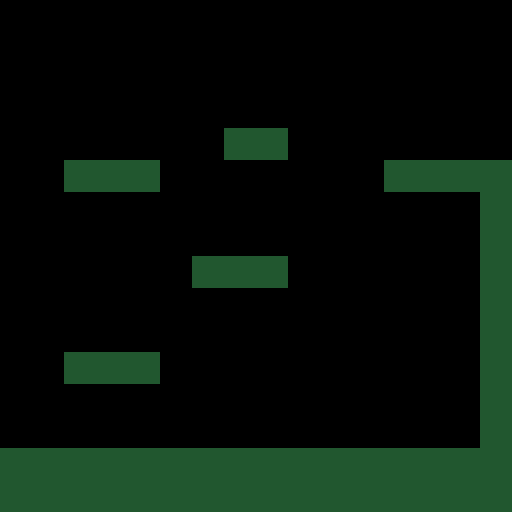

Below is a game level as drawn by its tile map, then a one-line description and the .tmx file that defines it, in full:
An orthogonal 16x16 tile map with 32x32 px tiles, 1 tile layer (platform) and 21 objects.

<map version="1.4" tiledversion="1.4.1" orientation="orthogonal" renderorder="right-down" width="16" height="16" tilewidth="32" tileheight="32" infinite="0" nextlayerid="8" nextobjectid="53">
 <tileset firstgid="1" source="platform.tsx" />
 <layer id="1" name="platform" width="16" height="16">
  <data encoding="csv">
0,0,0,0,0,0,0,0,0,0,0,0,0,0,0,0,
0,0,0,0,0,0,0,0,0,0,0,0,0,0,0,0,
0,0,0,0,0,0,0,0,0,0,0,0,0,0,0,0,
0,0,0,0,0,0,0,0,0,0,0,0,0,0,0,0,
0,0,0,0,0,0,0,12,12,0,0,0,0,0,0,0,
0,0,12,12,12,0,0,0,0,0,0,0,12,12,12,12,
0,0,0,0,0,0,0,0,0,0,0,0,0,0,0,12,
0,0,0,0,0,0,0,0,0,0,0,0,0,0,0,12,
0,0,0,0,0,0,12,12,12,0,0,0,0,0,0,12,
0,0,0,0,0,0,0,0,0,0,0,0,0,0,0,12,
0,0,0,0,0,0,0,0,0,0,0,0,0,0,0,12,
0,0,12,12,12,0,0,0,0,0,0,0,0,0,0,12,
0,0,0,0,0,0,0,0,0,0,0,0,0,0,0,12,
0,0,0,0,0,0,0,0,0,0,0,0,0,0,0,12,
12,12,12,12,12,12,12,12,12,12,12,12,12,12,12,12,
12,12,12,12,12,12,12,12,12,12,12,12,12,12,12,12
</data>
 </layer>
 <objectgroup id="7" name="platformBody">
  <object id="32" x="480" y="160" width="32" height="352" />
  <object id="33" x="384" y="160" width="128" height="32" />
  <object id="34" x="0" y="448" width="512" height="64" />
  <object id="35" x="64" y="352" width="96" height="32" />
  <object id="36" x="192" y="256" width="96" height="32" />
  <object id="37" x="64" y="160" width="96" height="32" />
  <object id="38" x="224" y="128" width="64" height="32" />
  <object id="39" x="0" y="0" width="8" height="512" />
  <object id="40" x="0" y="0" width="512" height="6.66667" />
 </objectgroup>
 <objectgroup id="2" name="star">
  <object id="41" x="384" y="128" width="32" height="32" />
  <object id="42" x="416" y="128" width="32" height="32" />
  <object id="43" x="448" y="128" width="32" height="32" />
  <object id="44" x="256" y="96" width="32" height="32" />
  <object id="45" x="96" y="192" width="32" height="32" />
  <object id="46" x="64" y="320" width="32" height="32" />
  <object id="47" x="128" y="320" width="32" height="32" />
  <object id="48" x="64" y="192" width="32" height="32" />
  <object id="49" x="128" y="192" width="32" height="32" />
  <object id="50" x="256" y="224" width="32" height="32" />
 </objectgroup>
 <objectgroup id="3" name="start">
  <object id="51" x="32" y="416" width="32" height="32" />
 </objectgroup>
 <objectgroup id="4" name="end">
  <object id="52" x="502.667" y="0" width="9.33333" height="160" />
 </objectgroup>
</map>
